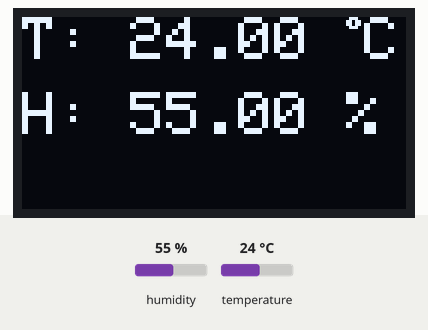
This sketch was run on a simulated ESP8266 (NodeMCU). Parts: 128×64 one-colour display. The test bench sets the inputs (shaded band); at power-on: humidity 55 %, temperature 24 °C. WiFi joins after 1.5 s; servers stay silent unless stated; what the sketch prints to the serial monitor is not drawn.

Above: at 12.1 s.

The sketch:

one_sensor_with_oled.ino
```cpp
// Import required libraries
#include <Arduino.h>
#include <ESP8266WiFi.h>
#include <Hash.h>
#include <ESPAsyncTCP.h>
#include <ESPAsyncWebServer.h>
#include <Adafruit_Sensor.h>
#include <DHT.h>
#include <Adafruit_GFX.h>
#include <Adafruit_SSD1306.h>
#define SCREEN_WIDTH 128 // OLED display width, in pixels
#define SCREEN_HEIGHT 64 // OLED display height, in pixels

// Declaration for an SSD1306 display connected to I2C (SDA, SCL pins)
//#define OLED_RESET     -1 // Reset pin # (or -1 if sharing Arduino reset pin)
Adafruit_SSD1306 display(SCREEN_WIDTH, SCREEN_HEIGHT, &Wire, -1);

// Replace with your network credentials
const char* ssid = "iPhone";
const char* password = "16092001";

#define DHTPIN 5     // Digital pin connected to the DHT sensor

// Uncomment the type of sensor in use:
#define DHTTYPE    DHT11     // DHT 11
//#define DHTTYPE    DHT22     // DHT 22 (AM2302)
//#define DHTTYPE    DHT21     // DHT 21 (AM2301)

DHT dht(DHTPIN, DHTTYPE);

// current temperature & humidity, updated in loop()
float t = 0.0;
float h = 0.0;

// Create AsyncWebServer object on port 80
AsyncWebServer server(80);

// Generally, you should use "unsigned long" for variables that hold time
// The value will quickly become too large for an int to store
unsigned long previousMillis = 0;    // will store last time DHT was updated

// Updates DHT readings every 10 seconds
const long interval = 10000;

const char index_html[] PROGMEM = R"rawliteral(
<!DOCTYPE HTML><html>
<head>
  <meta name="viewport" content="width=device-width, initial-scale=1">
  <link rel="stylesheet" href="https://use.fontawesome.com/releases/v5.7.2/css/all.css" integrity="sha384-fnmOCqbTlWIlj8LyTjo7mOUStjsKC4pOpQbqyi7RrhN7udi9RwhKkMHpvLbHG9Sr" crossorigin="anonymous">
  <style>
    html {
     font-family: Arial;
     display: inline-block;
     margin: 0px auto;
     text-align: center;
    }
    h2 { font-size: 3.0rem; }
    p { font-size: 3.0rem; }
    .units { font-size: 1.2rem; }
    .dht-labels{
      font-size: 1.5rem;
      vertical-align:middle;
      padding-bottom: 15px;
    }
  </style>
</head>
<body>
  <h2>ESP8266 DHT Server</h2>
  <p>
    <i class="fas fa-thermometer-half" style="color:#059e8a;"></i>
    <span class="dht-labels">Temperature</span>
    <span id="temperature">%TEMPERATURE%</span>
    <sup class="units">&deg;C</sup>
  </p>
  <p>
    <i class="fas fa-tint" style="color:#00add6;"></i>
    <span class="dht-labels">Humidity</span>
    <span id="humidity">%HUMIDITY%</span>
    <sup class="units">%</sup>
  </p>
</body>
<script>
setInterval(function ( ) {
  var xhttp = new XMLHttpRequest();
  xhttp.onreadystatechange = function() {
    if (this.readyState == 4 && this.status == 200) {
      document.getElementById("temperature").innerHTML = this.responseText;
    }
  };
  xhttp.open("GET", "/temperature", true);
  xhttp.send();
}, 10000 ) ;

setInterval(function ( ) {
  var xhttp = new XMLHttpRequest();
  xhttp.onreadystatechange = function() {
    if (this.readyState == 4 && this.status == 200) {
      document.getElementById("humidity").innerHTML = this.responseText;
    }
  };
  xhttp.open("GET", "/humidity", true);
  xhttp.send();
}, 10000 ) ;
</script>
</html>)rawliteral";

// Replaces placeholder with DHT values
String processor(const String& var){
  //Serial.println(var);
  if(var == "TEMPERATURE"){
    return String(t);
  }
  else if(var == "HUMIDITY"){
    return String(h);
  }
  return String();
}

void setup(){
  // Serial port for debugging purposes
  Serial.begin(115200);
  dht.begin();
    Serial.println();

  // Address 0x3C for 128x64, you might need to change this value (use an I2C scanner)
  if(!display.begin(SSD1306_SWITCHCAPVCC, 0x3C)) {
    Serial.println(F("SSD1306 allocation failed"));
    for(;;); // Don't proceed, loop forever
  }
  display.clearDisplay();
  display.setTextColor(WHITE);
  Serial.println("");
  Serial.println("Connected to WiFi");
  // Connect to Wi-Fi
  WiFi.begin(ssid, password);
  Serial.println("Connecting to WiFi");
  while (WiFi.status() != WL_CONNECTED) {
    delay(1000);
    Serial.println(".");
  }
server.begin();
  Serial.println("Web server running. Waiting for the ESP IP...");
  delay(10000);
  // Print ESP8266 Local IP Address
  Serial.println(WiFi.localIP());

  // Route for root / web page
  server.on("/", HTTP_GET, [](AsyncWebServerRequest *request){
    request->send_P(200, "text/html", index_html, processor);
  });
  server.on("/temperature", HTTP_GET, [](AsyncWebServerRequest *request){
    request->send_P(200, "text/plain", String(t).c_str());
  });
  server.on("/humidity", HTTP_GET, [](AsyncWebServerRequest *request){
    request->send_P(200, "text/plain", String(h).c_str());
  });

  // Start server
  server.begin();
}

void loop(){
  unsigned long currentMillis = millis();
  if (currentMillis - previousMillis >= interval) {
    // save the last time you updated the DHT values
    previousMillis = currentMillis;
    // Read temperature as Celsius (the default)
    float newT = dht.readTemperature();
    // Read temperature as Fahrenheit (isFahrenheit = true)
    //float newT = dht.readTemperature(true);
    // if temperature read failed, don't change t value
    if (isnan(newT)) {
      Serial.println("Failed to read from DHT sensor!");
    }
    else {
      t = newT;
      Serial.println(t);
    }
    // Read Humidity
    float newH = dht.readHumidity();
    // if humidity read failed, don't change h value
    if (isnan(newH)) {
      Serial.println("Failed to read from DHT sensor!");
    }
    else {
      h = newH;
      Serial.println(h);
    }
    //oled
     display.clearDisplay();

      // display temperature
      display.setTextSize(2);
      display.setCursor(0,0);
      display.print("T: ");
      display.print(t);
      display.print(" ");
      display.setTextSize(1);
      display.cp437(true);
      display.write(248);
      display.setTextSize(2);
      display.print("C");

      // display humidity
      display.setTextSize(2);
      display.setCursor(0, 25);
      display.print("H: ");
      display.print(h);
      display.print(" %");

      /* display pressure
      display.setTextSize(2);
      display.setCursor(0, 50);
      display.print("P:");
      display.print(pressure);
      display.setTextSize(1);
      display.setCursor(110, 56);
      display.print("hPa");*/

      display.display();
  }
}
```
